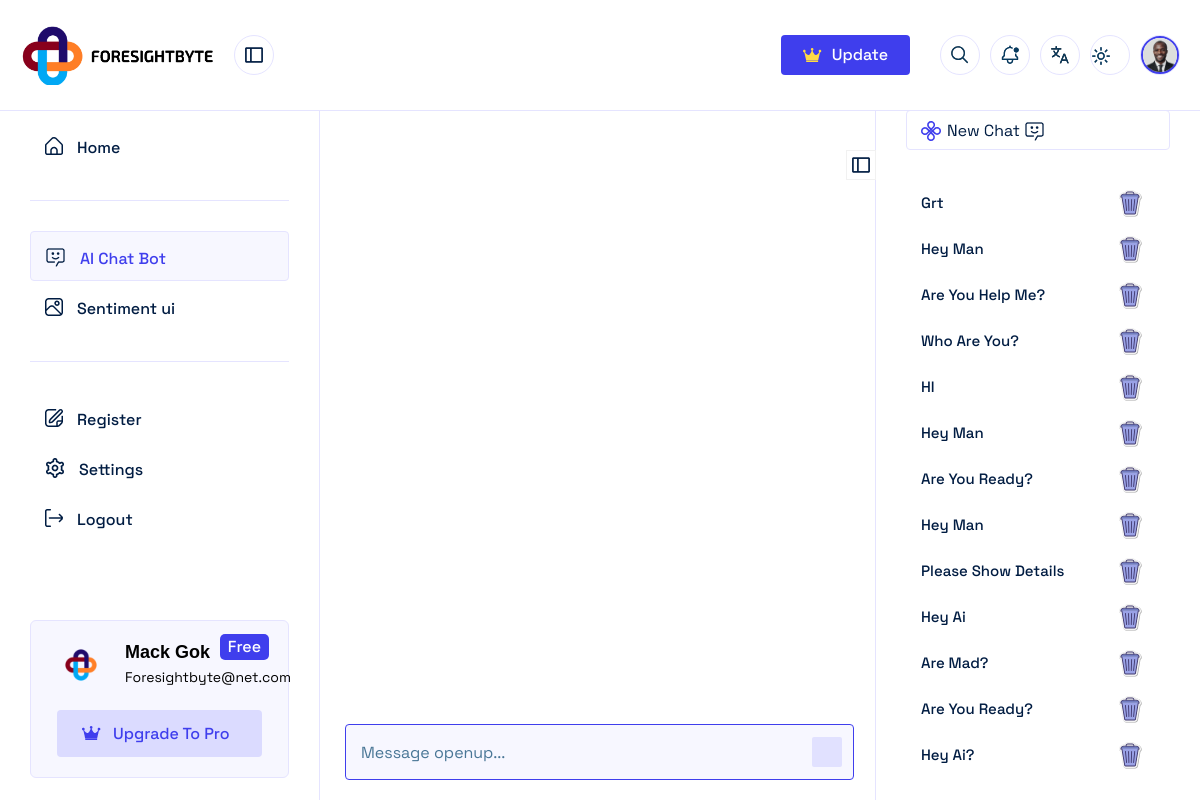
/myapp/chatui/, run on an earlier commit of the app's database.
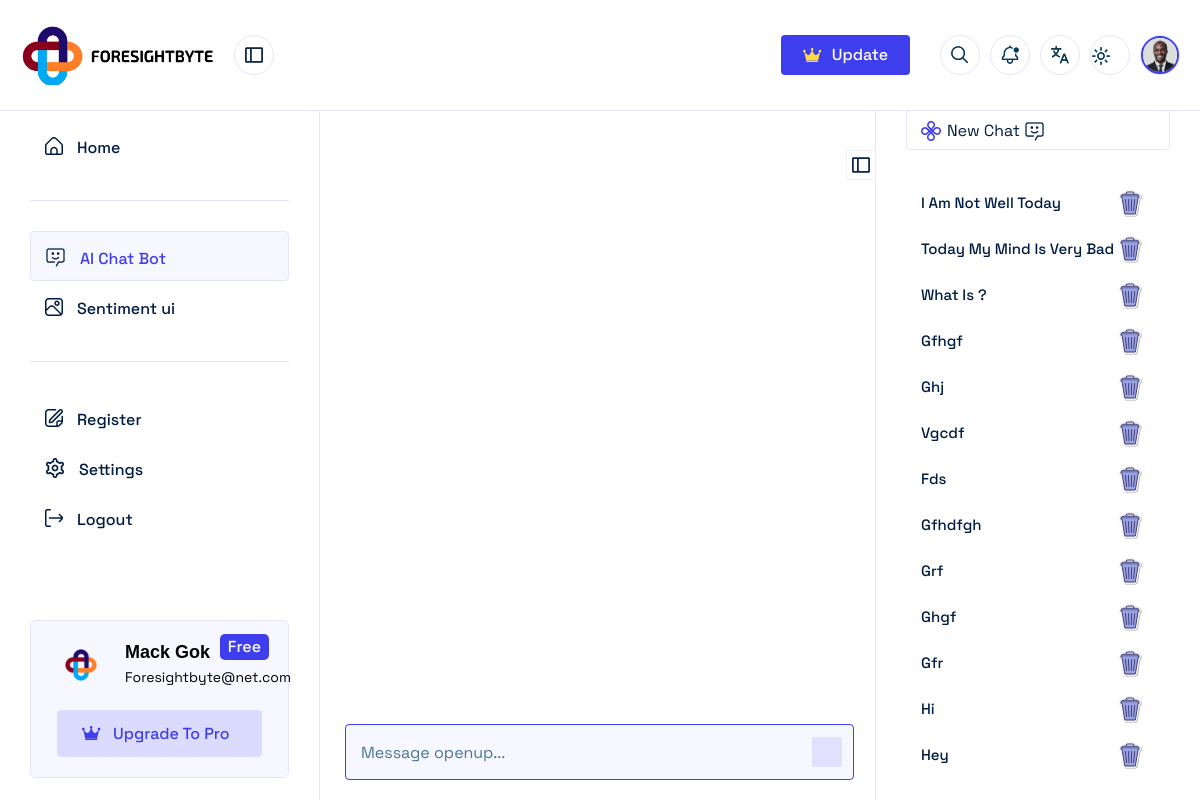
And on a later commit of the database.
### myapp/models.py (models this page shows)
class BaseModel(models.Model):
    created_at = models.DateTimeField(default=now, editable=False)
    updated_at = models.DateTimeField(auto_now_add=True, editable=False)
    class Meta:
        ordering = ['-created_at']
        abstract = True

class ChatTitle(BaseModel):
    subadminID = models.ForeignKey(Subadmin, on_delete=models.CASCADE,null=True, blank=True)
    customerID = models.ForeignKey(Customer, on_delete=models.CASCADE,null=True, blank=True)
    title = models.TextField()

### myapp/chatviews.py (the view)
# urls.py: path('myapp/chatui/', chatui, name='chatui'),
def chatui(request):
    chatTitles = ChatTitle.objects.all().order_by('-id')
    chatBodyscount = ChatTitle.objects.all().count()
    request.session.flush()
    data ={
        'chatTitles':chatTitles,
        'chatBodyscount':chatBodyscount,
    }
    return render(request, 'a_mainchat.html',data)

### templates/a_mainchat.html (shortened to what this page needs)
{% extends 'chatbase.html' %}
{% load static %}
{% block chatbody %}
 <div class="main-center-content-m-left center-content search-sticky">
    <form action="#" class="search-form">
        <input type="text" name="tynChatInput"  id="tynChatInput" placeholder="Message openup...">
        <button id="chatbtn"><i class="fa-regular fa-arrow-up"></i></button>
    </form>
</div>
<div class="right-side-bar-new-chat-option">
    <div class="new-chat-option">
        <a href="{% url 'chatui' %}">
            <img src="{% static 'chatbot/assets/images/logo/logo-02.png' %}" alt="logo">
            <img src="{% static 'chatbot/assets/images/icons/04.png' %}" alt="icons">
        </a>
    </div>
    <div class="chat-history-wrapper">
            <div class="chat-history-area-start">
                {% for chatTitle in chatTitles %}
                    {% if chatTitle.id == id %}
                <div class="single-history">
                    <a href="{% url 'dynamic' chatTitle.id %}"><p>{{ chatTitle.title }}</p>
                    <a href="{% url 'dynamic_delete' chatTitle.id %}">
                        <img src="{% static 'chatbot/assets/images/icons/icons8-delete.svg' %}" alt="icons" width="50px">
                    </a>
                </div>
                {% else %}
                <div class="single-history">
                    <a href="{% url 'dynamic' chatTitle.id %}"><p>{{ chatTitle.title }}</p></a>
                    <a href="{% url 'dynamic_delete' chatTitle.id %}">
                        <img src="{% static 'chatbot/assets/images/icons/icons8-delete.svg' %}" alt="icons" width="30px">
                    </a>
                </div>
                {% endif %}
                {% endfor %}
            </div>
    </div>
    <div class="right-side-open-clouse" id="collups-right">
        <img src="{% static 'chatbot/assets/images/icons/01.svg' %}" alt="icons">
    </div>
</div>
{% endblock chatbody %}

What changed in the data, as far as the page shows it:
no longer on this page (row unchanged): ChatTitle: title "Grt"
no longer on this page (row unchanged): ChatTitle: title "Hey Man"
no longer on this page (row unchanged): ChatTitle: title "Are You Help Me?"
no longer on this page (row unchanged): ChatTitle: title "Who Are You?"
no longer on this page (row unchanged): ChatTitle: title "HI"
no longer on this page (row unchanged): ChatTitle: title "Hey Man"
no longer on this page (row unchanged): ChatTitle: title "Are You Ready?"
no longer on this page (row unchanged): ChatTitle: title "Hey Man"
no longer on this page (row unchanged): ChatTitle: title "Please Show Details"
no longer on this page (row unchanged): ChatTitle: title "Hey Ai"
no longer on this page (row unchanged): ChatTitle: title "Are Mad?"
no longer on this page (row unchanged): ChatTitle: title "Are You Ready?"
no longer on this page (row unchanged): ChatTitle: title "Hey Ai?"
added ChatTitle: title "I Am Not Well Today"
added ChatTitle: title "Today My Mind Is Very Bad"
added ChatTitle: title "What Is ?"
added ChatTitle: title "Gfhgf"
added ChatTitle: title "Ghj"
added ChatTitle: title "Vgcdf"
added ChatTitle: title "Fds"
added ChatTitle: title "Gfhdfgh"
added ChatTitle: title "Grf"
added ChatTitle: title "Ghgf"
added ChatTitle: title "Gfr"
added ChatTitle: title "Hi"
added ChatTitle: title "Hey"
